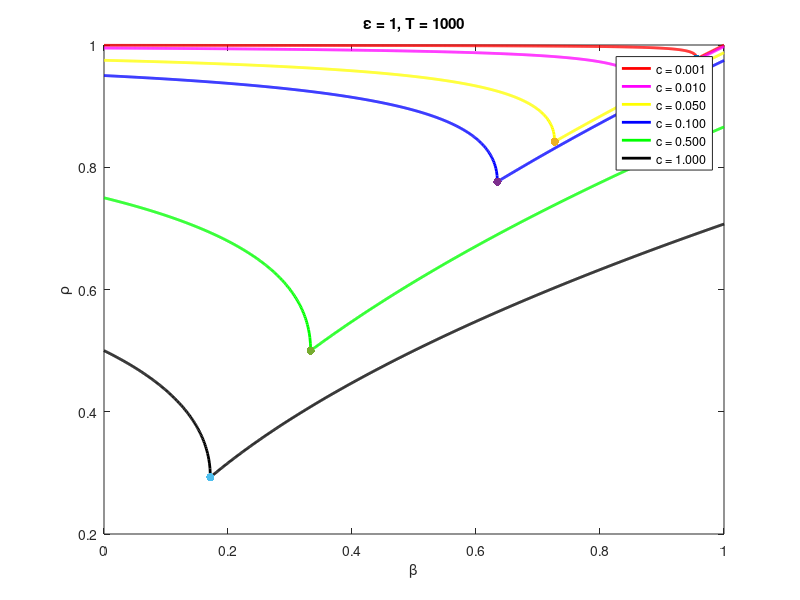
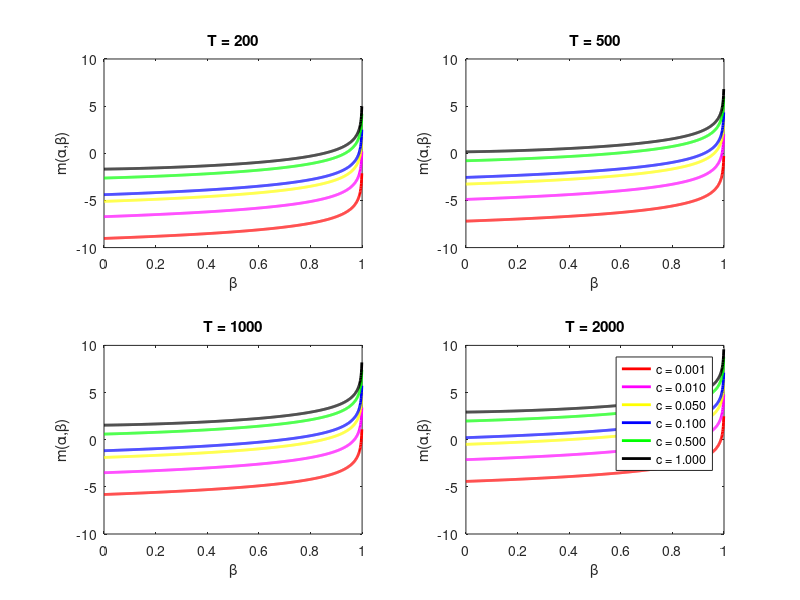
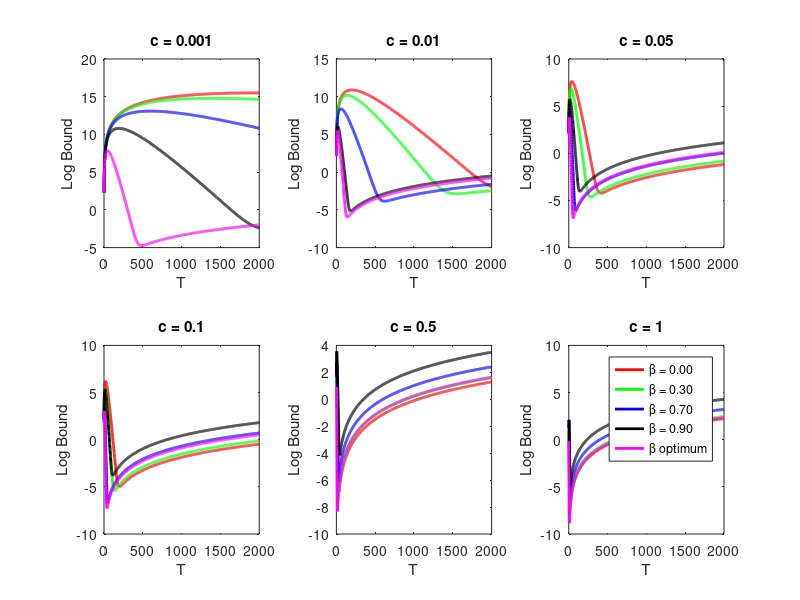
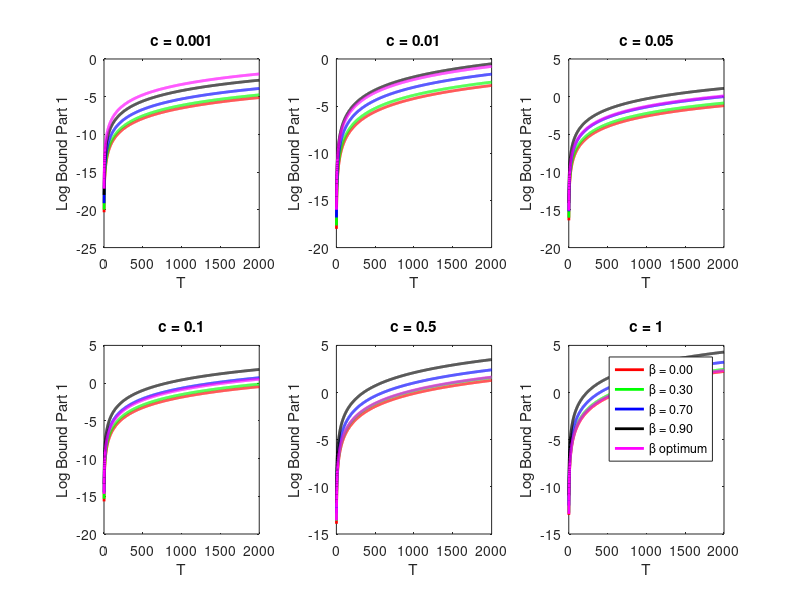

Write MATLAB code to recreate these figures, in order.
clear
clc
close all
fc = 0;

%% Parameters Related to Data
d  = 2;
T = 1000;
epsilon = 1;
S1 = 0.001;

L = 1;
mu = 0.5; 
eigs = [mu L];
kappa = L/mu;

%% Beta, Stepsize, T Values

% Beta Values
% beta_vec = 0:0.001:1;
% beta_vec = sort(beta_vec);
% L_b = length(beta_vec);
% legendCell2 = cell(1, L_b);
% for i = 1:L_b
%     legendCell2{i} = ['\beta = ' sprintf('%.3f', beta_vec(i))];
% end

% Stepsize Constant
c_vec = [0.001 0.01 0.05 0.1 0.5 1];
L_c = length(c_vec);
legendCell = cell(1, L_c);
for i = 1:L_c
    legendCell{i} = ['c = ' sprintf('%.3f', c_vec(i))];
end

% Number of Iterations
T_vec = [200 500 1000 2000];
L_T = length(T_vec);

color_order = ['r', 'm', 'y', 'b', 'g', 'k', 'c'];

%% Plot 1 - Rho vs Beta
fc = fc + 1; figure(fc);

% Noise Variance
np = S1*T/epsilon;

for j = 1:L_c
    c = c_vec(j);
    alpha = c/L;
    
    % Beta Values
    b_opt = (1-sqrt(alpha*mu))/(1+sqrt(alpha*mu));
    beta_vec = [0:0.001:1 b_opt];
    beta_vec = sort(beta_vec);
    ind_b = find(beta_vec == b_opt);
    L_b = length(beta_vec);
    legendCell2 = cell(1, L_b);
    for i = 1:L_b
        legendCell2{i} = ['\beta = ' sprintf('%.3f', beta_vec(i))];
    end
    
    for k=1:L_b
        beta = beta_vec(k);
        
        for i = 1:length(eigs)
            a_lambda(i,1) = ((1+beta)*(1-alpha*eigs(i))+sqrt((1+beta)^2*(1-alpha*eigs(i))^2-4*beta*(1-alpha*eigs(i))))/2;
            a_lambda(i,2) = ((1+beta)*(1-alpha*eigs(i))-sqrt((1+beta)^2*(1-alpha*eigs(i))^2-4*beta*(1-alpha*eigs(i))))/2;
        end
        rho_vec(k) = max(max(abs(a_lambda)));

    end
    vect_of_bopt = [b_opt max(rho_vec(ind_b))];
    p(2*j-1) = plot(beta_vec, rho_vec, 'color', color_order(j), 'LineWidth', 2);
    hold on
    p(2*j) = scatter(vect_of_bopt(1),vect_of_bopt(2),'fill', color_order(j));
    hold on
    xlabel('\beta')
    ylabel('\rho')
end
hold on
legend([p(1) p(3) p(5) p(7) p(9) p(11)],legendCell);
title(['\epsilon = ' num2str(epsilon) ', T = ' num2str(T)])

%% Plot 2 - m(alpha,beta) vs beta

fc = fc + 1; figure(fc);
for t = 1:L_T
    T = T_vec(t);
    subplot(2, 2, t)
    np = S1*T/epsilon;
    for j = 1:L_c
        c = c_vec(j);
        alpha = c/L;
        for k=1:L_b

            beta = beta_vec(k);
            tr_hb = 0;
            for ind = 1:d
                tr_hb = tr_hb + 2*alpha*(1+beta)/((1-beta)*eigs(ind)*(2+2*beta-alpha*eigs(ind)));
            end
            m_a_b(k) = np^2*tr_hb;

        end
        plot(beta_vec, log(m_a_b), 'color', color_order(j),'LineWidth', 2)
        hold on
        xlabel('\beta')
        ylabel('m(\alpha,\beta)')

    end
    title(['T = ' num2str(T)])
end
legend(legendCell);

%% Plot 3 - Bound vs T

T_vec = 1:1:2000;
L_T = length(T_vec);

fc = fc + 1; figure(fc);

color_vec(:,1:3) = [[1 0 0]; [0 1 0]; [0 0 1]; [0 0 0]; ...
    [1 0 1]; [1 1 0]; [1 rand 0.25]; [rand 0.5 1]; [0.3 rand 1]; rand(L_b,1) rand(L_b,1) rand(L_b,1)];
for j = 1:L_c
    c = c_vec(j);
    alpha = c/L;
    subplot(2, 3, j)
    
    b_opt = (1-sqrt(alpha*mu))/(1+sqrt(alpha*mu));
    beta_vec = [0 0.3 0.7 0.9]; %0:0.1:1;
    beta_vec = [beta_vec b_opt]; %0:0.1:1;
    L_b = length(beta_vec);

    legendCell2 = cell(1, L_b);
    for i = 1:L_b
        if i == L_b
            legendCell2{i} = ['\beta optimum'];
        else
            legendCell2{i} = ['\beta = ' sprintf('%.2f', beta_vec(i))];
        end
    end
    
    for k=1:L_b
        beta = beta_vec(k);
        tr_hb = 0;
        
        for ind = 1:d
            tr_hb = tr_hb + 2*alpha*(1+beta)/((1-beta)*eigs(ind)*(2+2*beta-alpha*eigs(ind)));
        end

        for t=1:L_T
        T = T_vec(t);
        np = S1*T/epsilon;
        m_a_b = np^2*tr_hb;
        Ck = T;

        for i = 1:length(eigs)
            a_lambda(i,1) = ((1+beta)*(1-alpha*eigs(i))+sqrt((1+beta)^2*(1-alpha*eigs(i))^2-4*beta*(1-alpha*eigs(i))))/2;
            a_lambda(i,2) = ((1+beta)*(1-alpha*eigs(i))-sqrt((1+beta)^2*(1-alpha*eigs(i))^2-4*beta*(1-alpha*eigs(i))))/2;
        end
        rho = max(max(abs(a_lambda)));
        V_xi0 = 10 + alpha^2*np^2/(1-rho^2);
        
        rho_vec(j,k,t) = rho;
        V_for_plot(j,k,t) = V_xi0*Ck^2*rho^(2*T);
        bound_err(j,k,t) = L/2*m_a_b + V_xi0*Ck^2*rho^(2*T);
        m_for_plot(j,k,t) = L/2*m_a_b;
        end
        data_for_plot(1,:) = bound_err(j,k,:);
        plot(T_vec, log(data_for_plot), 'color', color_vec(k,:),'LineWidth', 2)
        xlabel('T')
        ylabel('Log Bound')
        title(['c = ' num2str(c)])
        hold on

    end
end
legend(legendCell2)

fc = fc + 1; figure(fc);
for j = 1:L_c
    subplot(2,3,j)
    c = c_vec(j);
    for k = 1:L_b
        data_for_plot2(1,:) = m_for_plot(j,k,:);
        plot(T_vec, log(data_for_plot2), 'color', color_vec(k,:),'LineWidth', 2)
        xlabel('T')
        ylabel('Log Bound Part 1')
        title(['c = ' num2str(c)])
        hold on
    end
end
legend(legendCell2)

fc = fc + 1; figure(fc);
for j = 1:L_c
    c = c_vec(j);
    subplot(2,3,j)
    for k = 1:L_b
        data_for_plot3(1,:) = V_for_plot(j,k,:);
        plot(T_vec, log(data_for_plot3), 'color', color_vec(k,:),'LineWidth', 2)
        xlabel('T')
        ylabel('Log Bound Part 2')
        title(['c = ' num2str(c)])
        hold on
    end
end
legend(legendCell2)


% % Example for some cases
% % Decreasing Example
% vect(1,:) = V_for_plot(1,10,:);
% vect(2,:) = m_for_plot(1,10,:);
% vect(3,:) = bound_err(1,10,:);
% rho_dec = rho_vec(1,10,1);
% 
% figure; subplot(1,3,1), plot(T_vec, log(vect(1,:)), 'r','LineWidth', 2); 
% xlabel('T')
% ylabel('log part 2')
% title('Part 2')
% hold on; subplot(1,3,2), plot(T_vec, log(vect(2,:)), 'g','LineWidth', 2);
% xlabel('T')
% ylabel('log part 1')
% title('Part 1')
% hold on; subplot(1,3,3), plot(T_vec, log(vect(3,:)), 'b','LineWidth', 2);
% xlabel('T')
% ylabel('log bound')
% title('Bound')
% sgtitle(['\beta = 0.9, c = 0.001, rho = ' num2str(rho_dec)])
% 
% % Increasing Example
% 
% vect2(1,:) = V_for_plot(4,10,:);
% vect2(2,:) = m_for_plot(4,10,:);
% vect2(3,:) = bound_err(4,10,:);
% rho_inc = rho_vec(4,10,1);
% 
% figure; subplot(1,3,1), plot(T_vec, log(vect2(1,:)), 'r','LineWidth', 2);
% xlabel('T')
% ylabel('log part 2')
% title('Part 2')
% hold on; subplot(1,3,2), plot(T_vec, log(vect2(2,:)), 'g','LineWidth', 2); 
% xlabel('T')
% ylabel('log part 1')
% title('Part 1')
% hold on; subplot(1,3,3), plot(T_vec, log(vect2(3,:)), 'b','LineWidth', 2);
% xlabel('T')
% ylabel('log bound')
% title('Bound')
% sgtitle(['\beta = 0.9, c = 0.1, rho = ' num2str(rho_inc)])
